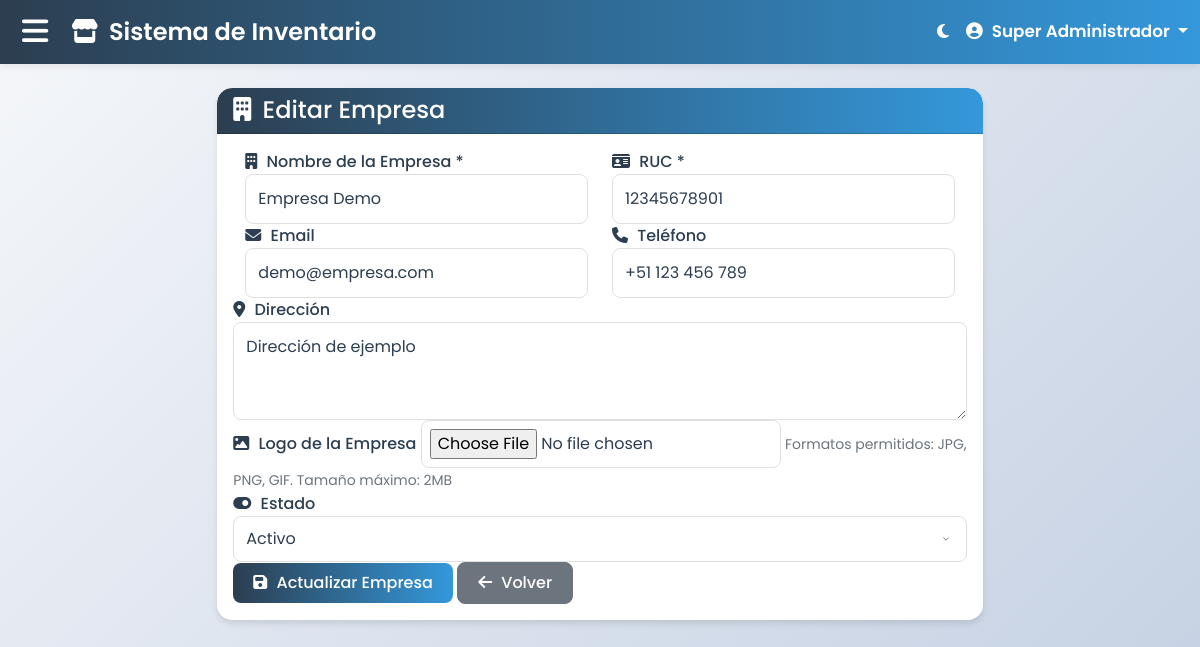
Page /index.php?route=edit_empresa&id=1 (signed in) on the committed database.
### tables this page shows
CREATE TABLE IF NOT EXISTS empresas (
    id INT AUTO_INCREMENT PRIMARY KEY,
    nombre VARCHAR(100) NOT NULL,
    ruc VARCHAR(20) UNIQUE,
    direccion TEXT,
    telefono VARCHAR(20),
    email VARCHAR(100),
    logo VARCHAR(255) DEFAULT NULL,
    estado ENUM('activo','inactivo') DEFAULT 'activo',
    created TIMESTAMP DEFAULT CURRENT_TIMESTAMP,
    updated TIMESTAMP DEFAULT CURRENT_TIMESTAMP ON UPDATE CURRENT_TIMESTAMP
);

### controllers/EmpresaController.php (called while the page is built, shortened)
<?php
require_once 'models/Empresa.php';
require_once 'config/database.php';
class EmpresaController {
    private $empresa;
    public function __construct() {
        $database = new Database();
        $this->db = $database->getConnection();
        $this->empresa = new Empresa($this->db);
    }
    public function readOne($id) {
        $this->empresa->id = $id;
        if($this->empresa->readOne()) {
            return [
                "success" => true,
                "data" => [
                    "id" => $id,
                    "nombre" => $this->empresa->nombre,
                    "ruc" => $this->empresa->ruc,
                    "direccion" => $this->empresa->direccion,
                    "telefono" => $this->empresa->telefono,
                    "email" => $this->empresa->email,
                    "logo" => $this->empresa->logo,
                    "estado" => $this->empresa->estado,
                    "created" => $this->empresa->created,
                    "updated" => $this->empresa->updated
                ]
            ];
        }
        return ["success" => false, "message" => "Empresa no encontrada"];
    }
}

### config/database.php (called while the page is built, shortened)
<?php
class Database {
    private $host = "localhost";
    private $db_name = "sistema_inventario";
    private $username = "root";
    private $password = "";
    public function getConnection() {
        $this->conn = null;
        try {
            $this->conn = new PDO(
                "mysql:host=" . $this->host . ";dbname=" . $this->db_name,
                $this->username,
                $this->password
            );
            $this->conn->setAttribute(PDO::ATTR_ERRMODE, PDO::ERRMODE_EXCEPTION);
            $this->conn->exec("set names utf8");
        } catch(PDOException $e) {
            echo "Connection error: " . $e->getMessage();
        }
        return $this->conn;
    }
}

### models/Empresa.php (called while the page is built, shortened)
<?php
class Empresa {
    private $conn;
    private $table_name = "empresas";
    public $id;
    public function __construct($db) {
        $this->conn = $db;
    }
    public function readOne() {
        $query = "SELECT * FROM " . $this->table_name . " WHERE id = ? LIMIT 0,1";
        $stmt = $this->conn->prepare($query);
        $stmt->bindParam(1, $this->id);
        $stmt->execute();
        $row = $stmt->fetch(PDO::FETCH_ASSOC);
        if($row) {
            $this->nombre = $row['nombre'];
            $this->ruc = $row['ruc'];
            $this->direccion = $row['direccion'];
            $this->telefono = $row['telefono'];
            $this->email = $row['email'];
            $this->logo = $row['logo'];
            $this->estado = $row['estado'];
            $this->created = $row['created'];
            $this->updated = $row['updated'];
            return true;
        }
        return false;
    }
}

### views/create_empresa.php (the view, shortened to what this page needs)
<?php include 'views/header.php'; ?>
<div class="row justify-content-center">
    <div class="col-md-8">
        <div class="card animate__animated animate__fadeIn">
            <div class="card-header">
                <h4 class="mb-0">
                    <i class="fas fa-building"></i>
                    <?php echo isset($empresa) ? 'Editar Empresa' : 'Nueva Empresa'; ?>
                </h4>
            </div>
            <div class="card-body">
                <form method="POST" action="index.php?route=<?php echo isset($empresa) ? 'edit_empresa&id=' . $empresa['id'] : 'create_empresa'; ?>" enctype="multipart/form-data">
                    <div class="row">
                        <div class="col-md-6">
                            <div class="form-group">
                                <label for="nombre">
                                    <i class="fas fa-building"></i> Nombre de la Empresa *
                                </label>
                                <input type="text" class="form-control" id="nombre" name="nombre"
                                       value="<?php echo isset($empresa) ? htmlspecialchars($empresa['nombre']) : ''; ?>"
                                       required>
                            </div>
                        </div>
                        <div class="col-md-6">
                            <div class="form-group">
                                <label for="ruc">
                                    <i class="fas fa-id-card"></i> RUC *
                                </label>
                                <input type="text" class="form-control" id="ruc" name="ruc"
                                       value="<?php echo isset($empresa) ? htmlspecialchars($empresa['ruc']) : ''; ?>"
                                       required>
                            </div>
                        </div>
                    </div>
                    <div class="row">
                        <div class="col-md-6">
                            <div class="form-group">
                                <label for="email">
                                    <i class="fas fa-envelope"></i> Email
                                </label>
                                <input type="email" class="form-control" id="email" name="email"
                                       value="<?php echo isset($empresa) ? htmlspecialchars($empresa['email']) : ''; ?>">
                            </div>
                        </div>
                        <div class="col-md-6">
                            <div class="form-group">
                                <label for="telefono">
                                    <i class="fas fa-phone"></i> Teléfono
                                </label>
                                <input type="tel" class="form-control" id="telefono" name="telefono"
                                       value="<?php echo isset($empresa) ? htmlspecialchars($empresa['telefono']) : ''; ?>">
                            </div>
                        </div>
                    </div>
                    <div class="form-group">
                        <label for="direccion">
                            <i class="fas fa-map-marker-alt"></i> Dirección
                        </label>
                        <textarea class="form-control" id="direccion" name="direccion" rows="3"
                                  placeholder="Dirección completa de la empresa"><?php echo isset($empresa) ? htmlspecialchars($empresa['direccion']) : ''; ?></textarea>
                    </div>
                    <div class="form-group">
                        <label for="logo">
                            <i class="fas fa-image"></i> Logo de la Empresa
                        </label>
                        <input type="file" class="form-control-file" id="logo" name="logo" accept="image/*">
                        <small class="form-text text-muted">Formatos permitidos: JPG, PNG, GIF. Tamaño máximo: 2MB</small>
                    </div>
                    <?php if(isset($empresa)): ?>
                    <div class="form-group">
                        <label for="estado">
                            <i class="fas fa-toggle-on"></i> Estado
                        </label>
                        <select class="form-control" id="estado" name="estado">
                            <option value="activo" <?php echo ($empresa['estado'] === 'activo') ? 'selected' : ''; ?>>Activo</option>
                        </select>
                    </div>
                    <?php endif; ?>
                    <div class="form-group">
                        <button type="submit" class="btn btn-primary">
                            <i class="fas fa-save"></i>
                            <?php echo isset($empresa) ? 'Actualizar Empresa' : 'Crear Empresa'; ?>
                        </button>
                        <a href="index.php?route=empresas" class="btn btn-secondary">
                            <i class="fas fa-arrow-left"></i> Volver
                        </a>
                    </div>
                </form>
            </div>
        </div>
    </div>
</div>
<?php include 'views/footer.php'; ?>

### assets/css/style.css (style rules this page uses)
:root { --bg-primary: linear-gradient(135deg, #f5f7fa 0%, #c3cfe2 100%); --bg-secondary: #ffffff; --text-primary: #2c3e50; --text-secondary: #6c757d; --card-bg: #ffffff; --card-shadow: 0 4px 6px rgba(0,0,0,0.1); --navbar-bg: linear-gradient(to right, #2c3e50, #3498db); --table-bg: #ffffff; --table-stripe: rgba(52, 152, 219, 0.05); --border-color: #e0e0e0; --input-bg: #ffffff; --input-border: #e0e0e0; --input-focus-border: #3498db; --input-focus-shadow: rgba(52, 152, 219, 0.2); --select-bg: #ffffff; --select-text: #2c3e50; --date-text: #6c757d; --bs-primary: #3498db; --bs-secondary: #6c757d; --bs-success: #27ae60; --bs-info: #17a2b8; --bs-warning: #f39c12; --bs-danger: #e74c3c; --bs-light: #f8f9fa; --bs-dark: #2c3e50; }
html, body { width: 100%; min-width: 0; overflow-x: hidden; }
body { font-family: 'Poppins', sans-serif; background: var(--bg-primary); min-height: 100vh; color: var(--text-primary); transition: all 0.3s ease; width: 100vw; box-sizing: border-box; }
.row, [class^="col-"] { margin-left: 0; margin-right: 0; box-sizing: border-box; }
.card, .table-responsive, .table { max-width: 100%; overflow-x: auto; box-sizing: border-box; }
.card { border: none; border-radius: 15px; box-shadow: var(--card-shadow); transition: transform 0.3s ease; background: var(--card-bg); color: var(--text-primary); }
.card-header { background: linear-gradient(to right, #2c3e50, #3498db); color: white; border-radius: 15px 15px 0 0 !important; font-weight: 500; }
.btn { border-radius: 8px; padding: 8px 20px; font-weight: 500; transition: all 0.3s ease; }
.btn-primary { background: linear-gradient(to right, #2c3e50, #3498db); border: none; }
.form-control { background-color: var(--input-bg); border: 1px solid var(--input-border); color: var(--text-primary); border-radius: 8px; padding: 12px; transition: all 0.3s ease; }
.form-control::placeholder { color: var(--text-secondary); }
label { color: var(--text-primary); font-weight: 500; }
.form-text { color: var(--text-secondary); }
.fas { margin-right: 5px; }
select.form-control { background-color: var(--select-bg); color: var(--select-text); border: 1px solid var(--input-border); border-radius: 8px; padding: 10px 40px 10px 12px; transition: all 0.3s ease; appearance: none; width: 100%; min-height: 44px; font-size: 1rem; line-height: 1.5; box-sizing: border-box; background-position: right 12px center; background-repeat: no-repeat; background-size: 16px 12px; overflow: visible; }
select.form-control option { background-color: var(--select-bg); color: var(--select-text); padding: 8px; font-size: 1rem; white-space: normal; }
select.form-control { text-overflow: ellipsis; white-space: nowrap; overflow: hidden; }
.text-muted { color: var(--text-secondary) !important; }
.mb-0 { margin-bottom: 0 !important; }
.form-control-file { background-color: var(--input-bg); border: 1px solid var(--input-border); border-radius: 8px; padding: 8px; color: var(--text-primary); }

### rows in the picture
empresas: nombre "Empresa Demo", ruc "12345678901", email "demo@empresa.com", telefono "+51 123 456 789", direccion "Dirección de ejemplo", estado "Activo"

### other values in the picture
$_SESSION['user_name'] "Super Administrador"
